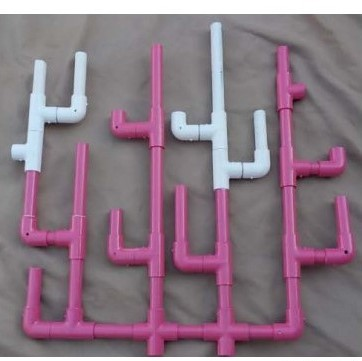
#> input picture Task 2.2 - Coral colony health/B.jpg, 362 x 361 px
$ python -i SecondMethod.py   (imports and definitions only)
#> lines starting #> are read from the running program, lines starting #| are printed output that depends on the picture
#> further down, picture is the input picture: shape (361, 362, 3); mean B, G, R 131.1, 118, 138.1
import cv2
import numpy as np
from math import atan2, degrees

LOWER_PURPLE = np.array([130, 50, 90])
UPPER_PURPLE = np.array([170, 255, 255])
LOWER_WHITE = np.array([0, 0, 212])
UPPER_WHITE = np.array([131, 255, 255])
KERNEL = kernal = np.ones((5, 5), "uint8")


def simplest_cb(img, percent=1):
#> called with percent = 1
    out_channels = []
    cumstops = (
        img.shape[0] * img.shape[1] * percent / 200.0,
        img.shape[0] * img.shape[1] * (1 - percent / 200.0)
    )
#> cumstops = (653.4, 130028.6)
    for channel in cv2.split(img):
        cumhist = np.cumsum(cv2.calcHist([channel], [0], None, [256], (0,256)))
        low_cut, high_cut = np.searchsorted(cumhist, cumstops)
        lut = np.concatenate((
            np.zeros(low_cut),
            np.around(np.linspace(0, 255, high_cut - low_cut + 1)),
            255 * np.ones(255 - high_cut)
        ))
        out_channels.append(cv2.LUT(channel, lut.astype('uint8')))
#> this loop made 3 passes
#> low_cut on passes 1 to 3: 53, 36, 67
#> after the loop, out_channels = 3 items
    return cv2.merge(out_channels)
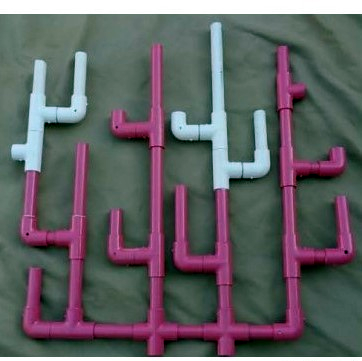
#> returned value: shape (361, 362, 3); mean of channels 0, 1, 2 98.6, 95.5, 96.5; drawn as B, G, R


#detects growth, death ,recovery and blotching by mouse movement
'''def ColorPicker(event, x, y, flags, param):
    if event == cv2.EVENT_MOUSEMOVE:
        colorsBGR = img1[y, x]
        blue1, green1, red1 = img1[y, x]
        blue2, green2, red2 = img2[y, x]
        if img1[y, x].all() == 0 and img2[y, x].all() == 0:
            print("black")
        elif abs(int(blue2)- int(blue1)) <= 30 and abs(int(green2)- int(green1)) <= 30 and abs(int(red2)- int(red1)) <= 30:
            print("no change")
        elif blue1 > 155 and green1 > 155 and red1 > 155 and blue2 < 150 and green2 < 120 and red2 > 105:
            print("recovery")
        elif blue2 > 155 and green2 > 155 and red2 > 155 and blue1 < 150 and green1 < 120 and red1 > 105:
            print("blotching")
        elif img1[y, x].all() == 0 and blue2 > 0 and green2 > 0 and red2 > 0:
            print("growth")
        elif img2[y, x].all() == 0 and blue1 > 0 and green1 > 0 and red1 > 0:
            print("death")

cv2.namedWindow("img2")
cv2.setMouseCallback("img2", ColorPicker)
while (1):
    cv2.imshow('img1', img1)
    cv2.imshow("img2", img2)
    if cv2.waitKey(10) & 0xFF == 27:
        break
'''


def rotate(image, angle, center=None, scale=1.0):
    (h, w) = image.shape[:2]

    if center is None:
        center = (w / 2, h / 2)

    # Perform the rotation
    M = cv2.getRotationMatrix2D(center, angle, scale)
    rotated = cv2.warpAffine(image, M, (w, h))

    return rotated


def GetAngleOfLineBetweenTwoPoints(p1, p2):
    xDiff = p2[0] - p1[0]
    yDiff = p2[1] - p1[1]
    return degrees(atan2(yDiff, xDiff))


def adjust_angle(cv_image_camera, radius=9, iter=5, debug=False):
    # [5 lines of commented-out code are left out]

#> called with radius = 9, iter = 5, debug = False
    image = None
    arr = []


    for i in range(iter):
        if image is None:
            image = cv_image_camera.copy()


        orig = image.copy()
        gray = cv2.cvtColor(image, cv2.COLOR_BGR2GRAY)

        gray = cv2.GaussianBlur(gray, (radius, radius), 0)
        (minVal, maxVal, minLoc, maxLoc) = cv2.minMaxLoc(gray)
        image = orig.copy()

        cv2.circle(image, minLoc, radius, (255, 0, 0), 2)
        cv2.circle(image, minLoc, radius, (255, 255, 255), cv2.FILLED)
        arr.append(minLoc)
        if debug:
            print(minLoc)
#> this loop made 5 passes
#> (minVal, minLoc) on passes 1 to 5: (2, (304, 267)), (4, (238, 342)), (5, (311, 175)), (5, (318, 265)), (6, (296, 100))
#> pass 1, in adjust_angle, `gray = cv2.cvtColor(image, cv2.COLOR_BGR2GRAY)`:
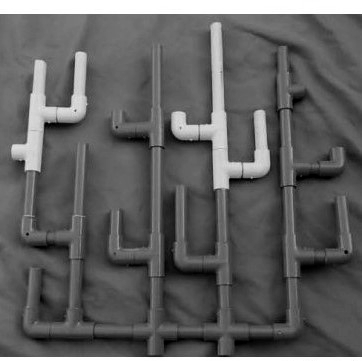
#> gray: shape (361, 362); min 0, max 255, mean 96.2
#> pass 1, in adjust_angle, `gray = cv2.GaussianBlur(gray, (radius, radius), 0)`:
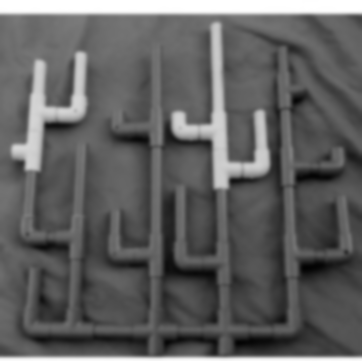
#> gray: shape (361, 362); min 2, max 255, mean 96.2
#> after the loop, arr = [(304, 267), (238, 342), (311, 175), (318, 265), (296, 100)]
    if debug:
        cv2.imshow("cen", image)
        cv2.waitKey(0)

    avgarr = []
    min_point = arr[0]
#> min_point = (304, 267)

    for i in arr:
        for j in arr:
            x1 = i[0]
            x2 = j[0]
            y1 = i[1]
            y2 = j[1]
            if i == j or x1 > x2 or y1 < y2:
                continue

            ang = -GetAngleOfLineBetweenTwoPoints(i, j)
            if debug:
                print("points", x1, x2, y1, y2)
                print("check", x2 - x1, y1 - y2)
                print(ang)
            if min_point[0] < x1:
                min_point = i

            avgarr.append(ang)
#> this loop made 5 passes
#> i on passes 1 to 2: (304, 267), (238, 342)
#> after the loop, avgarr = [85.65, 8.13, 48.65, 66.39, 43.91, 76.52]

    avgang = 0
#> avgang = 0

    for i in avgarr:
        if i > 45:
            continue
        avgang += i
#> this loop made 6 passes
#> i on passes 1, 3, 4, 6: 85.65, 48.65, 66.39, 76.52
#> (i, avgang) on passes 2, 5: (8.13, 8.13), (43.91, 52.04)
#> after the loop, avgang = 52.04

    avgang /= avgarr.__len__()
#> avgang = 8.67
    if debug:
        print("avgang =", avgang)

    final = rotate(cv_image_camera, -avgang, min_point)
#> in rotate, `M = cv2.getRotationMatrix2D(center, angle, scale)`: M = [[0.989, -0.151, 43.74], [0.151, 0.989, -42.79]]
#> in rotate, `rotated = cv2.warpAffine(image, M, (w, h))`:
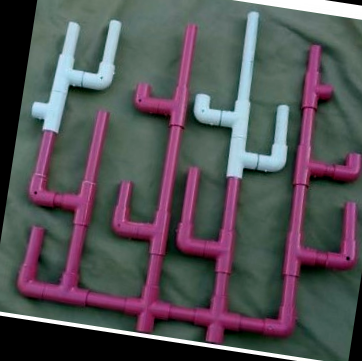
#> rotated: shape (361, 362, 3); mean B, G, R 85.2, 81.5, 83.7

    if debug:
        cv2.imshow("final", final)
        cv2.waitKey(0)

    return final


def adjust_image(img, show_final=False, debug=False):
    x = simplest_cb(img, 1)
    final = adjust_angle(x, debug=debug)
    if show_final:
        cv2.imshow("final", final)
        cv2.waitKey(0)
    return final


# [48 lines left out: function ColorPicker, not called in this run]

# [6 lines not run here, left out]
            # cv2.imshow(img)
            # cv2.waitKey(0)

>>> import cv2
>>> picture = cv2.imread('B.jpg')
>>> result = adjust_image(picture)
